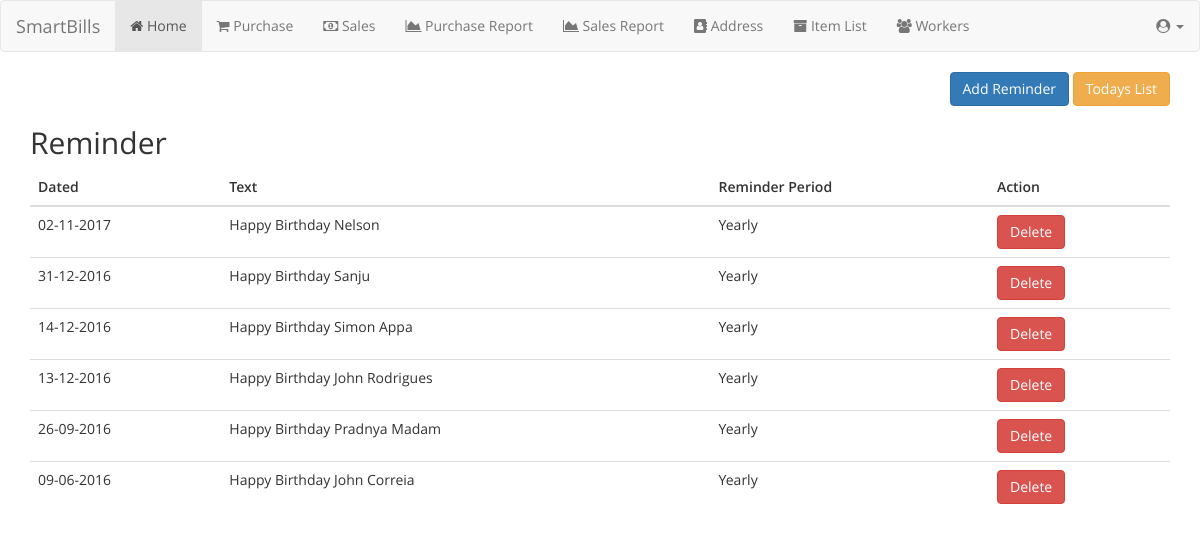
/home.php?viewall=yes (signed in), run on an earlier commit of the app's database.
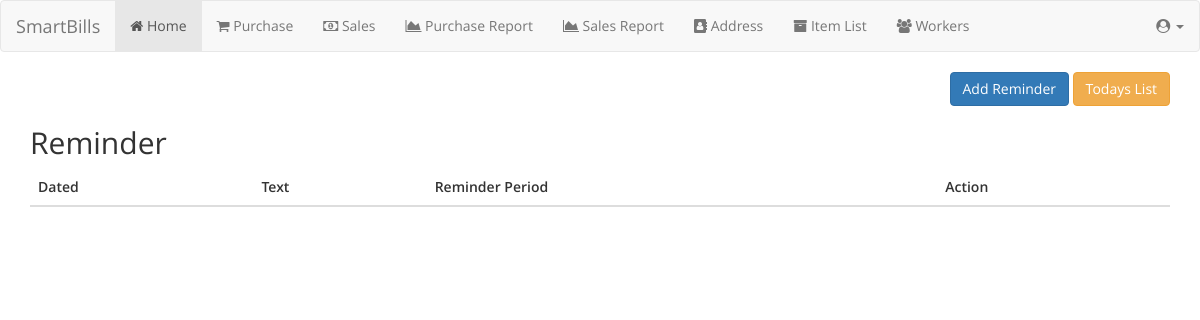
And on a later commit of the database.
### tables this page shows
CREATE TABLE `reminder` (
  `srno` int(11) NOT NULL,
  `period` text NOT NULL COMMENT 'd-daily, m-monthly, y-yearly',
  `remindertext` text NOT NULL,
  `date` date NOT NULL,
  `datetime` timestamp NOT NULL DEFAULT CURRENT_TIMESTAMP
);

### home.php (the view, shortened to what this page needs)
<!DOCTYPE html>
<html lang="en">
<head>
    <link rel="stylesheet" href="css/bootstrap.min.css">
    <link rel="stylesheet" href="css/jquery.dataTables.min.css">
    <link rel="stylesheet" href="css/font-awesome.min.css">
    <link rel="stylesheet" href="css/jquery-ui.css">
    <link href='css/opensans.css' rel='stylesheet' type='text/css'>
</head>
<body>
<?php include "navbar.php"; ?>
<div class="container">
    <div class="pull-right">
        <button type="button" class="btn btn-primary" data-toggle="modal" data-target="#myModal">Add Reminder</button>
        <?php
        if(!isset($_GET['viewall'])){ ?>
            <button type="button" class="btn btn-warning" onclick="location.href='home.php?viewall=yes' ">View All</button>
        <?php }else{ ?>
            <button type="button" class="btn btn-warning" onclick="location.href='home.php' ">Todays List</button>
            <?php
        } ?>
    </div>
</div>
<div class="container">
    <?php
    if(isset($_GET['viewall'])){ ?>
    <h2>Reminder</h2>
    <table class="table" id="example">
        <thead>
        <tr>
            <th>Dated</th>
            <th>Text</th>
            <th>Reminder Period</th>
            <th>Action</th>
        </tr>
        </thead>
        <tbody>
        <?php
        $conn = new mysqli($servername, $username, $password, $dbname);
        $sql = "SELECT * FROM reminder ORDER BY date DESC";
        $result = $conn->query($sql);
        while($row = $result->fetch_assoc()) { ?>
            <tr>
                <td><?=date('d-m-Y', strtotime($row['date']))?></td>
                <td><?=$row['remindertext']?></td>
                <td>
                    <?php
                    if($row['period'] == 'y'){
                        echo 'Yearly';
                    }
                    ?>
                </td>
                <td><button class="btn btn-danger" onclick=" location.href ='home.php?delete=<?=$row['srno']?>&viewall=yes' ">Delete</button></td>
            </tr>
            <?php
        }
        ?>
        </tbody>
    </table>
        <?php
    }
    ?>
</body>
</html>

### navbar.php (shortened to what this page needs)
<nav class="navbar navbar-default">
    <div class="container-fluid">
        <div class="navbar-header">
            <a class="navbar-brand" href="#">SmartBills<?php if(isset($table_name)){ echo " : ".ucfirst($table_name); } ?></a>
        </div>
        <ul class="nav navbar-nav">
            <?php if(basename($_SERVER['PHP_SELF']) == "home.php"){ ?><li class="active"><a href="home.php"><i class="fa fa-home" aria-hidden="true"></i> Home</a></li><?php }else{ ?><li><a href="home.php"><i class="fa fa-home" aria-hidden="true"></i> Home</a></li><?php } ?>
            <?php if(basename($_SERVER['PHP_SELF']) == "purchasebills.php"){ ?><li class="active"><a href="purchasebills.php"><i class="fa fa-shopping-cart" aria-hidden="true"></i> Purchase</a></li><?php }else{ ?><li><a href="purchasebills.php"><i class="fa fa-shopping-cart" aria-hidden="true"></i> Purchase</a></li><?php } ?>
            <?php if(basename($_SERVER['PHP_SELF']) == "salesbills.php"){ ?><li class="active"><a href="salesbills.php"><i class="fa fa-money" aria-hidden="true"></i> Sales</a></li><?php }else{ ?><li><a href="salesbills.php"><i class="fa fa-money" aria-hidden="true"></i> Sales</a></li><?php } ?>
            <?php if(basename($_SERVER['PHP_SELF']) == "purchasereport.php"){ ?><li class="active"><a href="purchasereport.php"><i class="fa fa-area-chart" aria-hidden="true"></i> Purchase Report</a></li><?php }else{ ?><li><a href="purchasereport.php"><i class="fa fa-area-chart" aria-hidden="true"></i> Purchase Report</a></li><?php } ?>
            <?php if(basename($_SERVER['PHP_SELF']) == "salereport.php"){ ?><li class="active"><a href="salereport.php"><i class="fa fa-area-chart" aria-hidden="true"></i> Sales Report</a></li><?php }else{ ?><li><a href="salereport.php"><i class="fa fa-area-chart" aria-hidden="true"></i> Sales Report</a></li><?php } ?>
            <?php if(basename($_SERVER['PHP_SELF']) == "address.php"){ ?><li class="active"><a href="address.php"><i class="fa fa-address-book" aria-hidden="true"></i> Address</a></li><?php }else{ ?><li><a href="address.php"><i class="fa fa-address-book" aria-hidden="true"></i> Address</a></li><?php } ?>
            <?php if(basename($_SERVER['PHP_SELF']) == "itemlist.php"){ ?><li class="active"><a href="itemlist.php"><i class="fa fa-archive" aria-hidden="true"></i> Item List</a></li><?php }else{ ?><li><a href="itemlist.php"><i class="fa fa-archive" aria-hidden="true"></i> Item List</a></li><?php } ?>
            <?php if(basename($_SERVER['PHP_SELF']) == "workers.php"){ ?><li class="active"><a href="workers.php"><i class="fa fa-users" aria-hidden="true"></i> Workers</a></li><?php }else{ ?><li><a href="workers.php"><i class="fa fa-users" aria-hidden="true"></i> Workers</a></li><?php } ?>
        </ul>
        <ul class="nav navbar-nav navbar-right">
            <li class="dropdown">
                <a class="dropdown-toggle" data-toggle="dropdown" href="#"><i class="fa fa-user-circle" aria-hidden="true"></i>
                    <span class="caret"></span></a>
            </li>
        </ul>
    </div>
</nav>

### home.php (style rules this page uses)
body { font-family: 'Open Sans'; }

What changed in the data, as far as the page shows it:
removed reminder: date "02-11-2017", remindertext "Happy Birthday Nelson", period "Yearly"
removed reminder: date "31-12-2016", remindertext "Happy Birthday Sanju", period "Yearly"
removed reminder: date "14-12-2016", remindertext "Happy Birthday Simon Appa", period "Yearly"
removed reminder: date "13-12-2016", remindertext "Happy Birthday John Rodrigues", period "Yearly"
removed reminder: date "26-09-2016", remindertext "Happy Birthday Pradnya Madam", period "Yearly"
removed reminder: date "09-06-2016", remindertext "Happy Birthday John Correia", period "Yearly"
